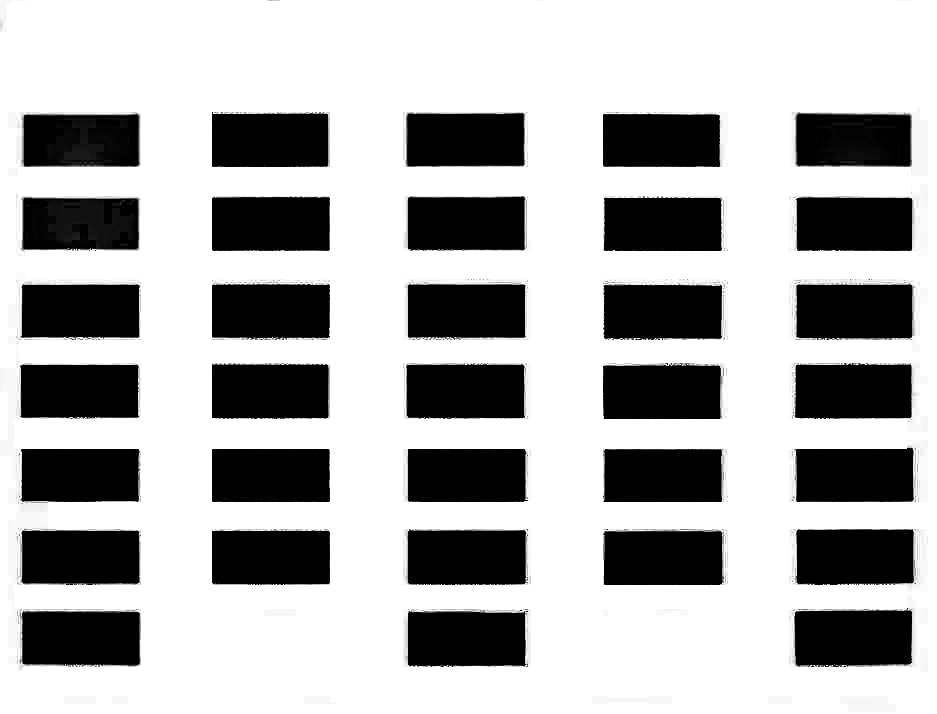
#> input picture backend/referencia2.jpg, 937 x 714 px
$ python -i b3_extractor.py   (imports and definitions only)
#> lines starting #> are read from the running program, lines starting #| are printed output that depends on the picture; after the words box and inside, x2 and y2 are one past the last pixel; in counts of white or black regions, pixels touching at a corner belong together
#> further down, picture is the input picture: shape (714, 937, 3); min 0, max 255, mean 176.2
#!/usr/bin/env python3
"""
🎨 Extractor de Colores por Mapeo Proporcional con Selección Manual
Permite al usuario seleccionar manualmente el área de la tabla antes del mapeo.
"""

import cv2
import numpy as np
import os
from openpyxl import Workbook
import json
from pathlib import Path
import logging
from typing import Dict, List, Tuple, Optional
from dataclasses import dataclass

# Configurar logging
# [1 line not run here, left out]
logger = logging.getLogger(__name__)

@dataclass
class ColorInfo:
    """Información de un color de referencia."""
    parametro: str
    valor: float
    posicion_foto: Tuple[int, int, int, int]
    posicion_ref: Tuple[int, int, int, int]
    color_bgr: Tuple[int, int, int]
    color_rgb: Tuple[int, int, int]
    color_lab: Tuple[float, float, float]
    confianza: float
    puntos_muestreados: int

class SelectorTablaManual:
    """Selector manual del área de la tabla."""

    # [138 lines left out: functions __init__, calcular_escala, display_to_original, on_mouse, seleccionar_tabla, not called in this run]

class ExtractorProporcional:
    def __init__(self,
                 tabla_rectificada_path: str = "tabla_rectificada.jpg",
                 referencia_path: str = "referencia2.jpg"):
        """Inicializar extractor proporcional."""
        self.tabla_path = tabla_rectificada_path
        self.referencia_path = referencia_path

        # Configuración de parámetros
        self.parametros_config = {
            'pH': {
                'valores': [6.0, 6.4, 6.6, 6.8, 7.0, 7.2, 7.6],
                'posicion_columna': 0,
                'nombre_completo': 'pH'
            },
            'High_Range_pH': {
                'valores': [7.4, 7.8, 8.0, 8.2, 8.4, 8.8],
                'posicion_columna': 1,
                'nombre_completo': 'High Range pH'
            },
            'Ammonia': {
                'valores': [0, 0.25, 0.50, 1.0, 2.0, 4.0, 8.0],
                'posicion_columna': 2,
                'nombre_completo': 'Ammonia (NH₃/NH₄⁺) ppm'
            },
            'Nitrite': {
                'valores': [0, 0.25, 0.50, 1.0, 2.0, 5.0],
                'posicion_columna': 3,
                'nombre_completo': 'Nitrite (NO₂⁻) ppm'
            },
            'Nitrate': {
                'valores': [0, 5, 10, 20, 40, 80, 160],
                'posicion_columna': 4,
                'nombre_completo': 'Nitrate (NO₃⁻) ppm'
            }
        }

        # Parámetros de sampling
        self.puntos_por_rectangulo = 5
        self.radio_sampling = 0.3

    # [31 lines left out: function cargar_imagenes, not called in this run]

    def detectar_tabla_en_referencia(self, img_ref: np.ndarray) -> Optional[Tuple[int, int, int, int]]:
        """Detectar la tabla en la imagen de referencia."""
        try:
            if len(img_ref.shape) == 3:
                gray = cv2.cvtColor(img_ref, cv2.COLOR_BGR2GRAY)
            else:
                gray = img_ref.copy()

            _, mask = cv2.threshold(gray, 127, 255, cv2.THRESH_BINARY)
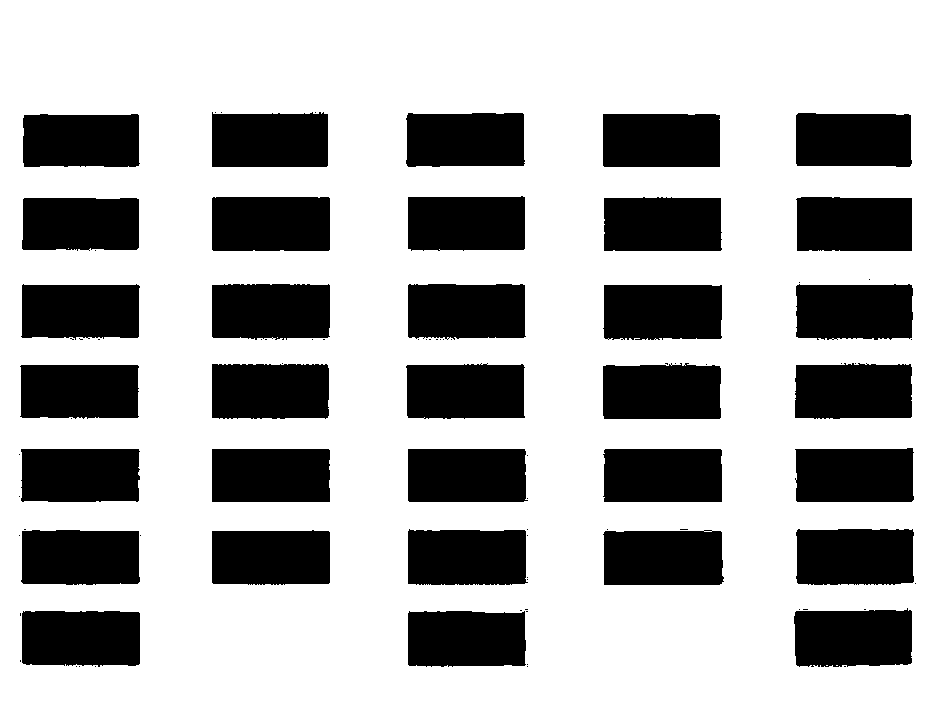
#> mask: shape (714, 937); 69.3% white; 89 black regions (56 under 20 px), largest, box (x1, y1, x2, y2) and area: (794, 608, 912, 667) 6413, (408, 529, 528, 585) 6404, (603, 530, 724, 585) 6378

            contornos, _ = cv2.findContours(mask, cv2.RETR_EXTERNAL, cv2.CHAIN_APPROX_SIMPLE)
#> contornos = [[[0, 0], [0, 713], [936, 713], [936, 0]]]

            if not contornos:
                h, w = gray.shape
                bbox_ref = (0, 0, w, h)
            else:
                contorno_mayor = max(contornos, key=cv2.contourArea)
#> contorno_mayor = [[0, 0], [0, 713], [936, 713], [936, 0]]
                bbox_ref = cv2.boundingRect(contorno_mayor)
#> bbox_ref = (0, 0, 937, 714)

            logger.info(f"📋 Tabla detectada en referencia: {bbox_ref}")
            return bbox_ref

        except Exception as e:
            logger.error(f"Error detectando tabla en referencia: {e}")
            return None

    # [508 lines left out: functions extraer_rectangulos_referencia, _organizar_rectangulos, mapear_coordenadas, extraer_color_con_sampling, procesar_extraccion_completa, _generar_estadisticas and 4 more, not called in this run]

# [2 lines not run here, left out]

>>> import cv2
>>> picture = cv2.imread('referencia2.jpg')
>>> result = ExtractorProporcional().detectar_tabla_en_referencia(picture)
#> result = (0, 0, 937, 714)
